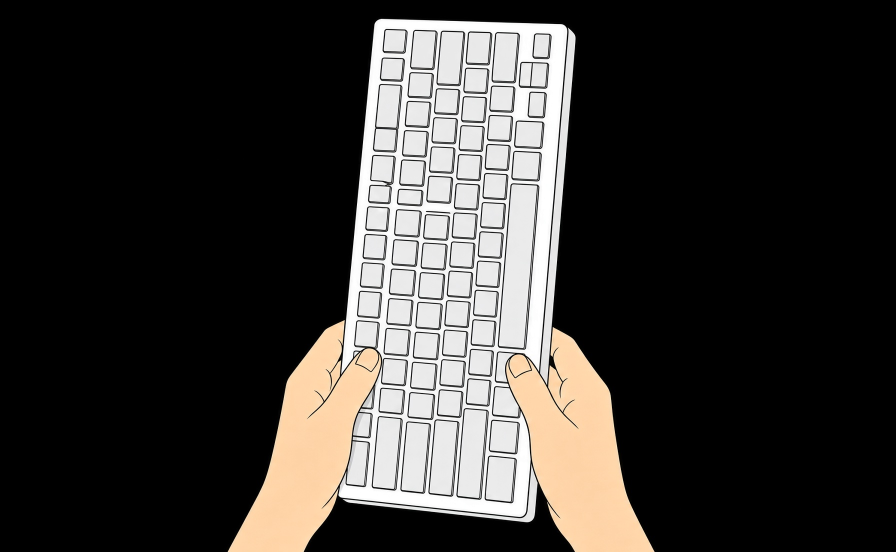
#> input picture recomp/tools/art/keyboard_sideways_source.png, 1792 x 1104 px (shown at 1/2 size)
$ python make_boot_picture.py
#> lines starting #> are read from the running program, lines starting #| are printed output that depends on the picture; after the words box and inside, x2 and y2 are one past the last pixel; in counts of white or black regions, pixels touching at a corner belong together
"""make the boot screen's keyboard picture: ui/graphics/boot/keyboard_sideways.png

    python tools/make_boot_picture.py [--size 0.7225] [--sign 1.2] [--sign-line 0.05] [--lines 5] [--keys 3d|flat]

From the drawing tools/art/keyboard_sideways_source.png (two hands holding a keyboard sideways, on
black), in the look of the console's own "Hold the Wii Remote sideways" picture
(docs/BOOT_SCREEN.md):
  1. the keys are drawn again, all alike (a 75% keyboard: 6 rows of 15 units, turned so the space
     bar is on the right), onto the drawing's keyboard face; the hands stay on top. --keys 3d
     (default): mechanical keycaps - darker sides, a lighter top set in; --keys flat: one outline
  2. the console's colours: skin (255, 231, 189), lines (56, 47, 40); every line grown (--lines)
  3. the black background becomes white
  4. a window of it fills the box's inside (292 x 172 layout units): the hands as big as the
     console's (palm with thumb 59 units wide, x --size), their fingertips 12% down the box, the
     arms off its bottom; the top of the keyboard is cut off
  5. the red "no" sign, centred: radius 0.455 x 175 x --sign units, line --sign-line x 175. The
     picture is 200 units tall (14 above and below the box, transparent but for the sign), so
     the sign goes over the box's frame.
2 pixels per layout unit: 584 x 400. Needs: pip install pillow numpy opencv-python
"""
import argparse, math, os
import cv2, numpy as np
from PIL import Image, ImageDraw

ROOT = os.path.dirname(os.path.dirname(os.path.abspath(__file__)))
ap = argparse.ArgumentParser()
ap.add_argument('--size', type=float, default=0.7225, help='the drawing, against hands as big as the console\'s')
ap.add_argument('--sign', type=float, default=1.2, help='the sign\'s size')
ap.add_argument('--sign-line', type=float, default=0.05, help='its line, against the box height')
ap.add_argument('--lines', type=int, default=5, help='how much every line grows (pixels of the source)')
ap.add_argument('--keys', choices=['3d', 'flat'], default='3d', help='keycaps: 3d (mechanical: sides and a set-in top) or flat')
ap.add_argument('--out', default=os.path.join(ROOT, 'ui', 'graphics', 'boot', 'keyboard_sideways.png'))
a = ap.parse_args()

src = cv2.imread(os.path.join(ROOT, 'tools', 'art', 'keyboard_sideways_source.png'))
#> src is the input picture: shape (1104, 1792, 3); mean B, G, R 52.1, 55, 57.6
H, W = src.shape[:2]
#> H = 1104; W = 1792

# 1. the keys
U, S, MX, MY = 64, 4, 0.72, 0.36                       # units of a key; margins (long side, short side)
FW, FH = int((15 + 2 * MX) * U), int((6 + 2 * MY) * U)
face = Image.new('RGBA', (FW * S, FH * S), (0, 0, 0, 0)); d = ImageDraw.Draw(face)
#> after `face = Image.new('RGBA', (FW * S, FH * S), (0, 0, 0, 0))`: face: PIL image 4208x1720 RGBA; every value is 0
d.rounded_rectangle((0, 0, FW * S - 1, FH * S - 1), radius=int(0.3 * U * S), fill=(250, 250, 250, 255))
rows = [[1] * 15, [1] * 13 + [2], [1.5] + [1] * 12 + [1.5], [1.75] + [1] * 11 + [2.25],
        [2.25] + [1] * 10 + [1.75, 1], [1.25, 1.25, 1.25, 6.25, 1, 1, 1, 1, 1]]
gap = 0.2
for r, keys in enumerate(rows):
    x = MX
    for w in keys:
        x0, y0, x1, y1 = (x + gap / 2) * U, (MY + r + gap / 2) * U, (x + w - gap / 2) * U, (MY + r + 1 - gap / 2) * U
        if a.keys == 'flat':
            d.rounded_rectangle((x0 * S, y0 * S, x1 * S, y1 * S), radius=8 * S, fill=(230, 230, 230, 255), outline=(24, 24, 24, 255), width=4 * S)
        else:
            # a mechanical keycap seen from above: its skirt (the sides, darker), and its top
            # face set in - more on the side that faces the viewer once the keyboard is turned
            # (upright left = the picture's bottom), a little on the others. The top's outline is
            # grey, so it stays thinner than the key's own when the lines are grown.
            d.rounded_rectangle((x0 * S, y0 * S, x1 * S, y1 * S), radius=9 * S, fill=(196, 198, 204, 255), outline=(24, 24, 24, 255), width=4 * S)
            front, back, side = 0.24 * U, 0.10 * U, 0.12 * U
            d.rounded_rectangle(((x0 + front) * S, (y0 + side) * S, (x1 - back) * S, (y1 - side) * S), radius=7 * S,
                                fill=(240, 240, 242, 255), outline=(96, 96, 100, 255), width=3 * S)
            # a soft light on the top face's far edge
            d.line(((x1 - back - 5) * S, (y0 + side + 6) * S, (x1 - back - 5) * S, (y1 - side - 6) * S), fill=(255, 255, 255, 255), width=3 * S)
        x += w
face = face.resize((FW, FH), Image.LANCZOS).rotate(90, expand=True)
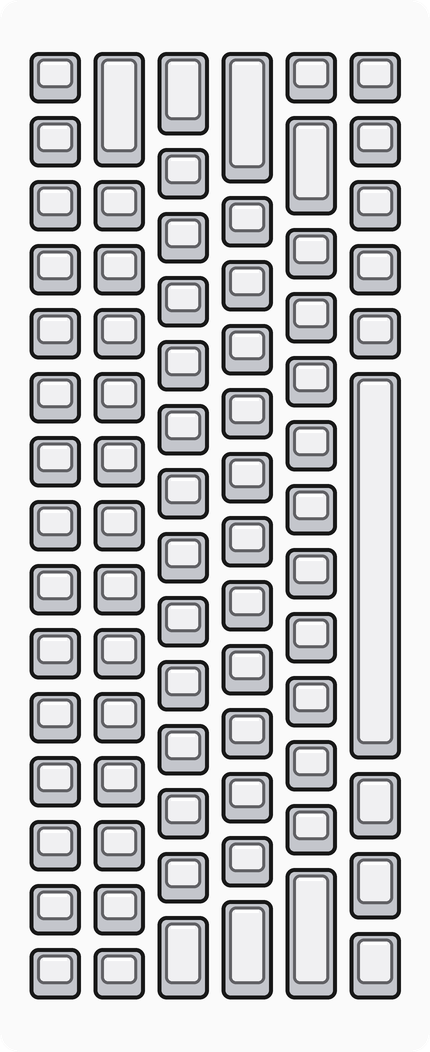
#> face: PIL image 430x1052 RGBA; mean R, G, B, A 198.5, 198.9, 200.4, 254.8; transparent parts drawn white
fw, fh = face.size
#> fw = 430; fh = 1052
quad = np.float32([[751, 39], [1133, 53], [1051, 1033], [678, 992]])   # the drawing's keyboard face (measured)
M = cv2.getPerspectiveTransform(np.float32([[0, 0], [fw, 0], [fw, fh], [0, fh]]), quad)
warped = cv2.warpPerspective(np.asarray(face).astype(np.float32), M, (W, H), flags=cv2.INTER_LINEAR, borderValue=(0, 0, 0, 0))
px = src.astype(int); b, g, r_ = px[..., 0], px[..., 1], px[..., 2]
#> after `b, g, r_ = (px[..., 0], px[..., 1], px[..., 2])`: b: shape (1104, 1792) int64; 256 distinct labels, from 0 to 255
#> after `b, g, r_ = (px[..., 0], px[..., 1], px[..., 2])`:
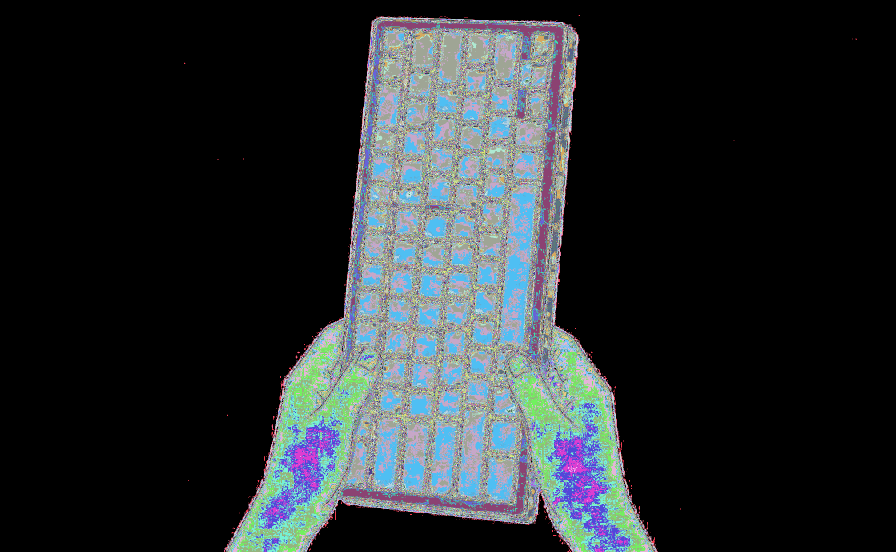
#> g: shape (1104, 1792) int64 (shown at 1/2 size); 256 distinct labels, from 0 to 255; one colour per label, 0 black
#> after `b, g, r_ = (px[..., 0], px[..., 1], px[..., 2])`:
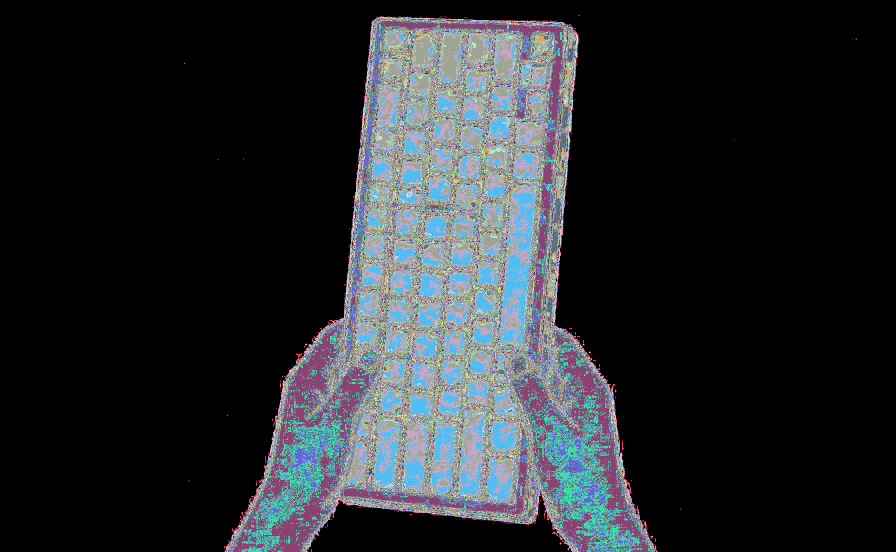
#> r_: shape (1104, 1792) int64 (shown at 1/2 size); 256 distinct labels, from 0 to 255; one colour per label, 0 black
skin = ((r_ > 170) & (r_ - b > 35) & (g > 110)).astype(np.uint8)
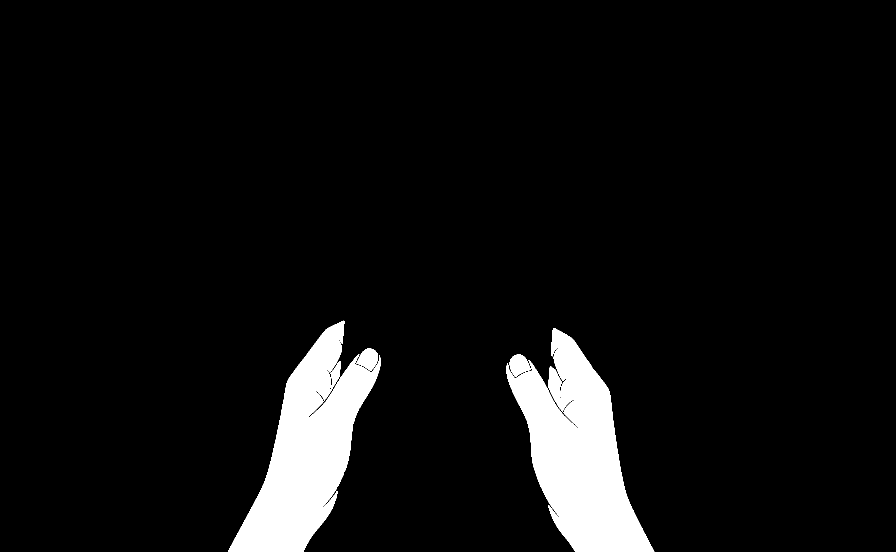
#> skin: shape (1104, 1792) (shown at 1/2 size); values 0 (black) and 1 (white), 6.6% white; 4 white regions, box (x1, y1, x2, y2) and area: (1013, 656, 1309, 1104) 66195, (456, 641, 762, 1104) 62598, (1019, 709, 1062, 753) 1273, (713, 697, 756, 742) 1269
skin = cv2.morphologyEx(skin, cv2.MORPH_OPEN, np.ones((3, 3), np.uint8))
#> skin: shape (1104, 1792); values 0 (black) and 1 (white), 6.6% white; 5 white regions, box (x1, y1, x2, y2) and area: (1013, 656, 1308, 1104) 66166, (456, 642, 762, 1104) 61973, (1019, 709, 1061, 753) 1272, (713, 697, 756, 742) 1269, (662, 723, 682, 778) 579
near = cv2.dilate(skin, np.ones((7, 7), np.uint8)).astype(bool)
#> near: shape (1104, 1792) bool; 7.2% white; 2 white regions, box (x1, y1, x2, y2) and area: (1010, 653, 1311, 1104) 72692, (453, 639, 765, 1104) 69214
hand = cv2.GaussianBlur((skin.astype(bool) | (near & (px.max(axis=2) < 110))).astype(np.float32), (3, 3), 0)[..., None]
keep = np.clip(warped[..., 3:4] / 255.0 * (1 - hand), 0, 1)
img = src.astype(np.float32) * (1 - keep) + warped[..., [2, 1, 0]] * keep
img = img[..., ::-1]                                    # (RGB from here on)

# 2-3. the console's look, white background
SKIN = np.float32([255, 231, 189]); LINE = np.float32([56, 47, 40])
lum = img.max(axis=2)
grown = cv2.dilate((lum > 90).astype(np.uint8), cv2.getStructuringElement(cv2.MORPH_ELLIPSE, (9, 9)))
#> grown: shape (1104, 1792); values 0 (black) and 1 (white), 26.7% white; 1 white region, box (x1, y1, x2, y2) and area: (451, 34, 1313, 1104) 529080
bg = cv2.GaussianBlur((1 - grown).astype(np.float32), (3, 3), 0)[..., None]
img = img * (1 - bg) + 255 * bg
r_, g, b = img[..., 0], img[..., 1], img[..., 2]
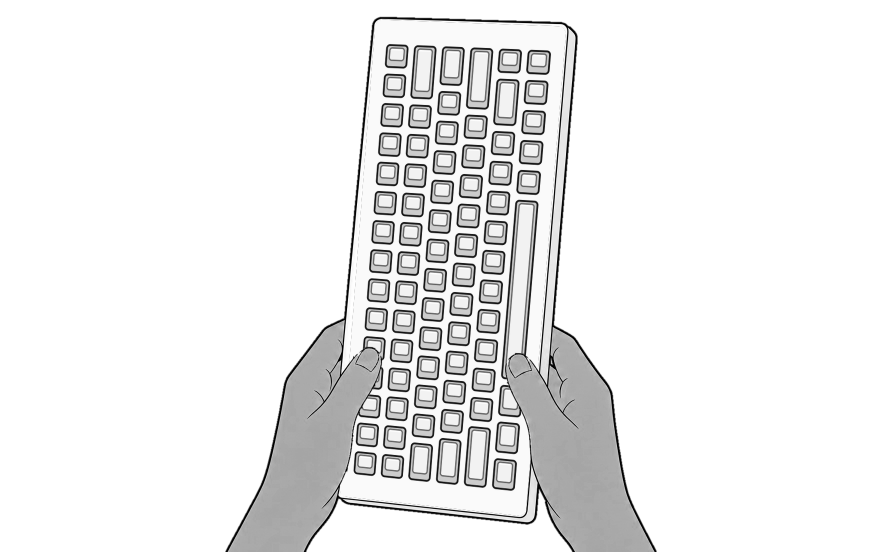
#> b: shape (1104, 1792) float32 (shown at 1/2 size); min 0, max 255, mean 236.6
sk = (r_ > 170) & (r_ - b > 35) & (g > 110)
#> sk: shape (1104, 1792) bool; 6.6% white; 4 white regions, box (x1, y1, x2, y2) and area: (1013, 656, 1309, 1104) 66132, (456, 641, 762, 1104) 62531, (1019, 709, 1061, 753) 1257, (713, 697, 756, 742) 1253
ref = np.median(lum[sk]) if sk.any() else 255
#> ref = 254
img = np.where(sk[..., None], np.clip(SKIN * np.clip(lum / ref, 0.85, 1.08)[..., None], 0, 255), img)
dark = np.clip((170 - img.max(axis=2)) / 120.0, 0, 1)
dark = cv2.GaussianBlur(cv2.dilate(dark, cv2.getStructuringElement(cv2.MORPH_ELLIPSE, (a.lines, a.lines))), (3, 3), 0)[..., None]
#> dark: shape (1104, 1792, 1) float32
img = Image.fromarray((img * (1 - dark) + LINE * dark).clip(0, 255).astype(np.uint8))
#> img: PIL image 1792x1104 RGB

# 4. the window
PX, IW, IH, CH = 2, 292, 172, 200
s = 59.0 / 178.0 * a.size                             # layout units per source pixel
ww, wh = round(IW / s), round(IH / s)
hand_top, hands_cx = 646, 882                          # (the drawing's fingertips, its hands' middle)
y0 = round(hand_top - 0.12 * wh)
if y0 + wh > H: y0 = H - wh
#> y0 = 386
x0 = round(hands_cx - ww / 2)
drawing = img.crop((x0, y0, x0 + ww, y0 + wh)).resize((IW * PX, IH * PX), Image.LANCZOS)
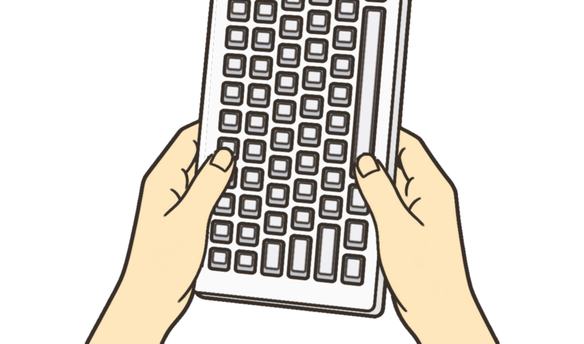
#> drawing: PIL image 584x344 RGB; mean R, G, B 224, 219.4, 212.7
can = Image.new('RGBA', (IW * PX, CH * PX), (255, 255, 255, 0))
can.paste(drawing, (0, (CH - IH) * PX // 2))

# 5. the sign
Q = 4; ov = Image.new('RGBA', (IW * PX * Q, CH * PX * Q), (0, 0, 0, 0)); d = ImageDraw.Draw(ov)
#> after `ov = Image.new('RGBA', (IW * PX * Q, CH * PX * Q), (0, 0, 0, 0))`: ov: PIL image 2336x1600 RGBA; every value is 0
cx, cy = IW * PX * Q / 2, CH * PX * Q / 2
rad, sw = 175 * 0.455 * a.sign * PX * Q, 175 * a.sign_line * PX * Q
d.ellipse((cx - rad, cy - rad, cx + rad, cy + rad), outline=(227, 0, 43, 245), width=round(sw))
k = (rad - sw / 2) / math.sqrt(2)
d.line((cx - k, cy - k, cx + k, cy + k), fill=(227, 0, 43, 245), width=round(sw))
can = Image.alpha_composite(can, ov.resize(can.size, Image.LANCZOS))
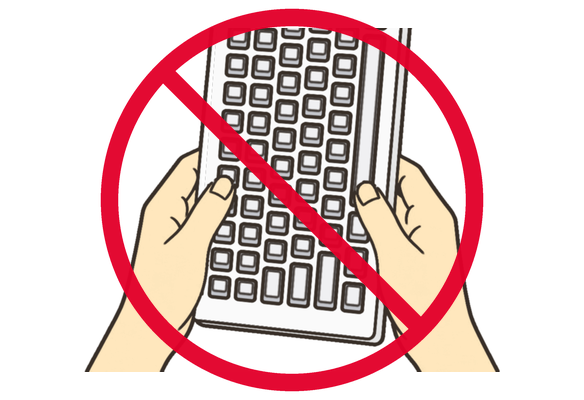
#> can: PIL image 584x400 RGBA; mean R, G, B, A 227.9, 199.3, 198.9, 223.7; transparent parts drawn white
os.makedirs(os.path.dirname(a.out), exist_ok=True)
can.save(a.out)
print('wrote %s (%dx%d)' % (a.out, can.width, can.height))
#| wrote recomp/ui/graphics/boot/keyboard_sideways.png (584x400)
